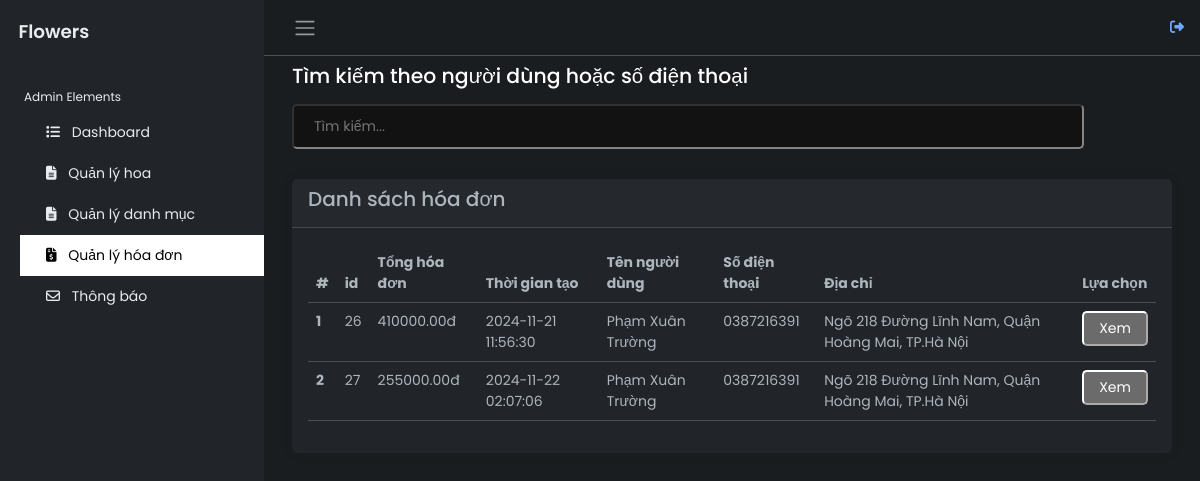
/src/admin-invoices.php?id_x=26 (signed in), run on the app's committed database.
### tables this page shows
CREATE TABLE `orders` (
  `order_id` int(11) NOT NULL,
  `user_id` int(11) DEFAULT NULL,
  `total_amount` decimal(10,2) NOT NULL,
  `address` varchar(50) NOT NULL,
  `created_at` datetime DEFAULT current_timestamp()
);

CREATE TABLE `users` (
  `user_id` int(11) NOT NULL,
  `name` varchar(50) NOT NULL,
  `password` varchar(255) NOT NULL,
  `email` varchar(100) NOT NULL,
  `phone_number` varchar(10) NOT NULL,
  `address` varchar(100) NOT NULL,
  `role` varchar(10) DEFAULT 'user'
);

### src/admin-invoices.php (the view, shortened to what this page needs)
<!DOCTYPE html>
<html lang="en" data-bs-theme="dark">
<head>
    <link rel="stylesheet" href="https://cdnjs.cloudflare.com/ajax/libs/font-awesome/6.0.0/css/all.min.css">
    <link rel="stylesheet" href="https://cdn.jsdelivr.net/npm/bootstrap@5.3.0-alpha2/dist/css/bootstrap.min.css">
    <link rel="stylesheet" href="../css/admin.css">
    <link rel="stylesheet" href="../css/admin-categories.css">
    <link rel="stylesheet" href="../css/admin-products.css">
</head>
<body>
    <?php @include("admin-header.php") ?>
            <main class="content px-3 py-2">
                <div class="container-fluid">
                    <div class="mb-3">
                        <h4>Tìm kiếm theo người dùng hoặc số điện thoại</h4>
                    </div>
                    <div>
                        <input type="text" name="" class="search" id="search-invoices" placeholder="Tìm kiếm...">
                    </div>
                    <div class="card border-0">
                        <div class="card-header">
                            <h5 class="card-title">
                                Danh sách hóa đơn
                            </h5>
                        </div>
                        <div class="card-body">
                            <table class="table">
                                <thead>
                                    <tr>
                                        <th scope="col">#</th>
                                        <th scope="col">id</th>
                                        <th scope="col">Tổng hóa đơn</th>
                                        <th scope="col">Thời gian tạo</th>
                                        <th scope="col">Tên người dùng</th>
                                        <th scope="col">Số điện thoại</th>
                                        <th scope="col">Địa chỉ</th>
                                        <th scope="col">Lựa chọn</th>
                                    </tr>
                                </thead>
                                <tbody id="invoices">
                                <?php
                                        @include '../DB/connection.php';
                                        $invoices = mysqli_query($conn, "SELECT * FROM orders o join users u on o.user_id = u.user_id") or die('query failed');
                                        $i = 1;
                                        foreach ($invoices as $invoices):
                                            echo '<tr>
                                        <th scope="row">'.$i.'</th>
                                        <td>'.$invoices['order_id'].'</td>
                                        <td>'.$invoices['total_amount'].'<span>đ</span></td>
                                        <td>'.$invoices['created_at'].'</td>
                                        <td>'.$invoices['name'].'</td>
                                        <td>'.$invoices['phone_number'].'</td>
                                        <td>'.$invoices['address'].'</td>
                                        <td>
                                            <button class="btn-click" data-id="'.$invoices['order_id'].'" >Xem</button>
                                        </td>
                                    </tr>
                                        ';
                                        $i++;
                                        endforeach;
                                    ?>
                                </tbody>
                            </table>
                        </div>
                    </div>
                </div>
            </main>
        </div>
    </div>
</body>
</html>

### css/admin.css (style rules this page uses)
body { font-family: 'Poppins', sans-serif; font-size: 0.875rem; opacity: 1; overflow-y: scroll; margin: 0; position: relative; }
h4 { font-family: 'Poppins', sans-serif; font-size: 1.275rem; color: var(--bs-emphasis-color); }
.content { flex: 1; max-width: 100vw; width: 100vw; }
@media (min-width:768px) { .content { max-width: auto; width: auto; } }
.card { box-shadow: 0 0 .875rem 0 rgba(34, 46, 60, .05); margin-bottom: 24px; }

### css/admin-categories.css (style rules this page uses)
.search { width: 90%!important; padding: 10px 20px!important; border-radius: 5px; margin-bottom: 30px; }
button { border-radius: 5px; padding: 5px 15px; }

### data on the page
orders: order_id "26", total_amount "410000.00", created_at "2024-11-21 11:56:30", user.name "Phạm Xuân Trường", user.phone_number "0387216391", user.address "Ngõ 218 Đường Lĩnh Nam, Quận Hoàng Mai, TP.Hà Nội"
orders: order_id "27", total_amount "255000.00", created_at "2024-11-22 02:07:06", user.name "Phạm Xuân Trường", user.phone_number "0387216391", user.address "Ngõ 218 Đường Lĩnh Nam, Quận Hoàng Mai, TP.Hà Nội"
